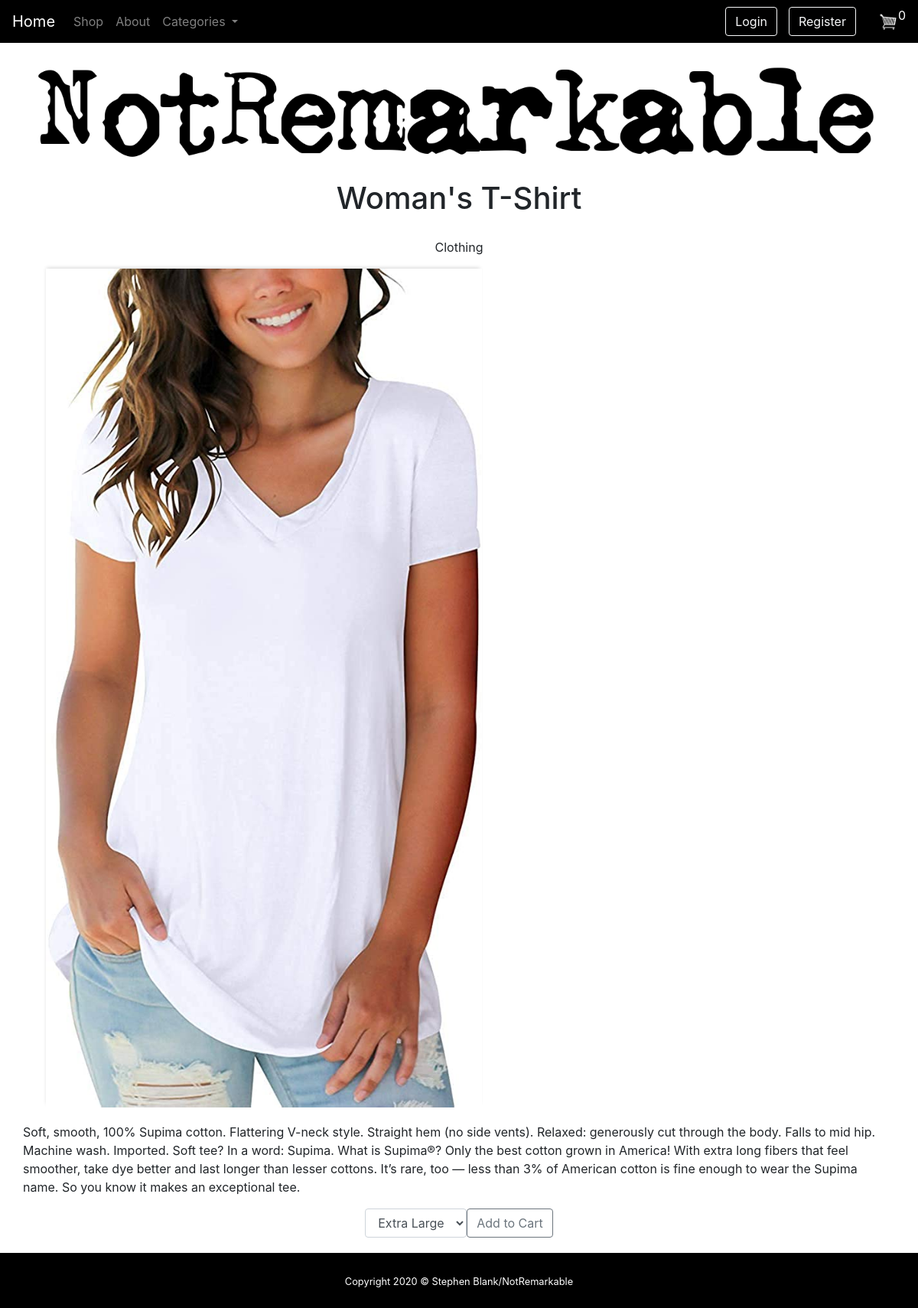
The page /shop/7 on the database its author committed.
### Shop/models.py (models this page shows, shortened)
class Product(models.Model):
    category = models.ForeignKey(Category, on_delete=models.CASCADE, null=True, blank=True)
    name = models.CharField(max_length=200)
    details = models.TextField()
    price = models.DecimalField(max_digits=9, decimal_places=2)
    digital = models.BooleanField(default=False, null=True, blank=True)
    image = models.ImageField(null=True)
    @property
    def imageURL(self):
        try:
            url = self.image.url
        except:
            url = ''
        return url

class Category(models.Model):
    name = models.CharField(max_length=200)
    date_added = models.DateTimeField(auto_now_add=True)

### Shop/views.py (the view)
# urls.py: path('<int:id>', views.details_view, name="details"),
def details_view(request, id):
    data = cartData(request)
    cartItems = data['cartItems']
    product = Product.objects.get(id=id)
    categories = Category.objects.all()
    print(product.productsize)
    context = {
        'product': product,
        'cartItems': cartItems,
        'categories': categories,
    }
    return render(request, 'Shop/details.html', context)

### Shop/utils.py (called while the page is built, shortened)
def cookieCart(request):
    try:
        cart = json.loads(request.COOKIES['cart'])
    except:
        cart = {}
    print('Cart: ', cart)
    items = []
    order = {
        'get_cart_total': 0,
        'get_cart_items': 0,
        'shipping': False,
    }
    cartItems = order['get_cart_items']
    return {
        'cartItems': cartItems, 'order': order, 'items': items
    }

def cartData(request):
    if request.user.is_authenticated:
        customer = request.user.customer
        order, created = Order.objects.get_or_create(customer=customer, complete=False)
        items = order.orderitem_set.all()
        cartItems = order.get_cart_items
    else:
        cookieData = cookieCart(request)
        items = cookieData['items']
        order = cookieData['order']
        cartItems = cookieData['cartItems']
    return {
        'cartItems': cartItems, 'order': order, 'items': items
    }

### Shop/templates/Shop/details.html (shortened to what this page needs)
{% extends 'Shop/base.html' %} {% block content %} {% load static %}
<img
  class="img-fluid"
  src="{% static 'img/NotRemarkable.png' %}"
  alt="NotRemarkable Logo"
  style="margin-top: 25px; margin-bottom: 25px;"
/>
<div>
    <div style="margin-bottom: 20px;" class="row d-flex justify-content-center">
        <h1>{{ product.name }}</h1>
    </div>
    <div class="row d-flex justify-content-center">
        <p>{{ product.category.name }}</p>
    </div>
    <div class="col-lg-12 d-flex justify-content-center" style="width: 600px !important; margin-bottom: 20px;">
        <img style="max-height: 100%; max-width: 100%; -webkit-box-shadow: -1px -3px 5px -2px rgba(214, 214, 214, 1);
        -moz-box-shadow: -1px -3px 5px -2px rgba(214, 214, 214, 1);
        box-shadow: -1px -3px 5px -2px rgba(214, 214, 214, 1);" class="img-fluid" src="{{ product.imageURL }}" alt="{{ product.name }} image" />
    </div>
    <div class="row d-flex justify-content-center">
        <p>{{ product.details }}</p>
    </div>
    <div class="row d-flex justify-content-center">
        {% if product.productsize %}
        <form action="">
            <select class="form-control">
                <option>Extra Large</option>
              </select>
        </form>
        {% endif %}
        <button style="margin-bottom: 20px;"
        data-product="{{ product.id }}"
        data-action="add"
        class="btn btn-outline-secondary add-btn update-cart"
        >
        Add to Cart
        </button>
    </div>
</div>
{% endblock %}

### rows shown on the page
Product: name "Woman's T-Shirt", category.name "Clothing", imageURL (picture), details "Soft, smooth, 100% Supima cotton. Flattering V-neck style. Straight hem (no side vents). Relaxed: generously cut through the body. Falls to mid hip. Machine wash. Imported. Soft tee? In a word: Supima. What is Supima®? Only the best cotton grown in America! With extra long fibers that feel smoother, take dye better and last longer than lesser cottons. It’s rare, too — less than 3% of American cotton is fine enough to wear the Supima name. So you know it makes an exceptional tee."

### other values the page prints
{{ cartItems }} "0"
